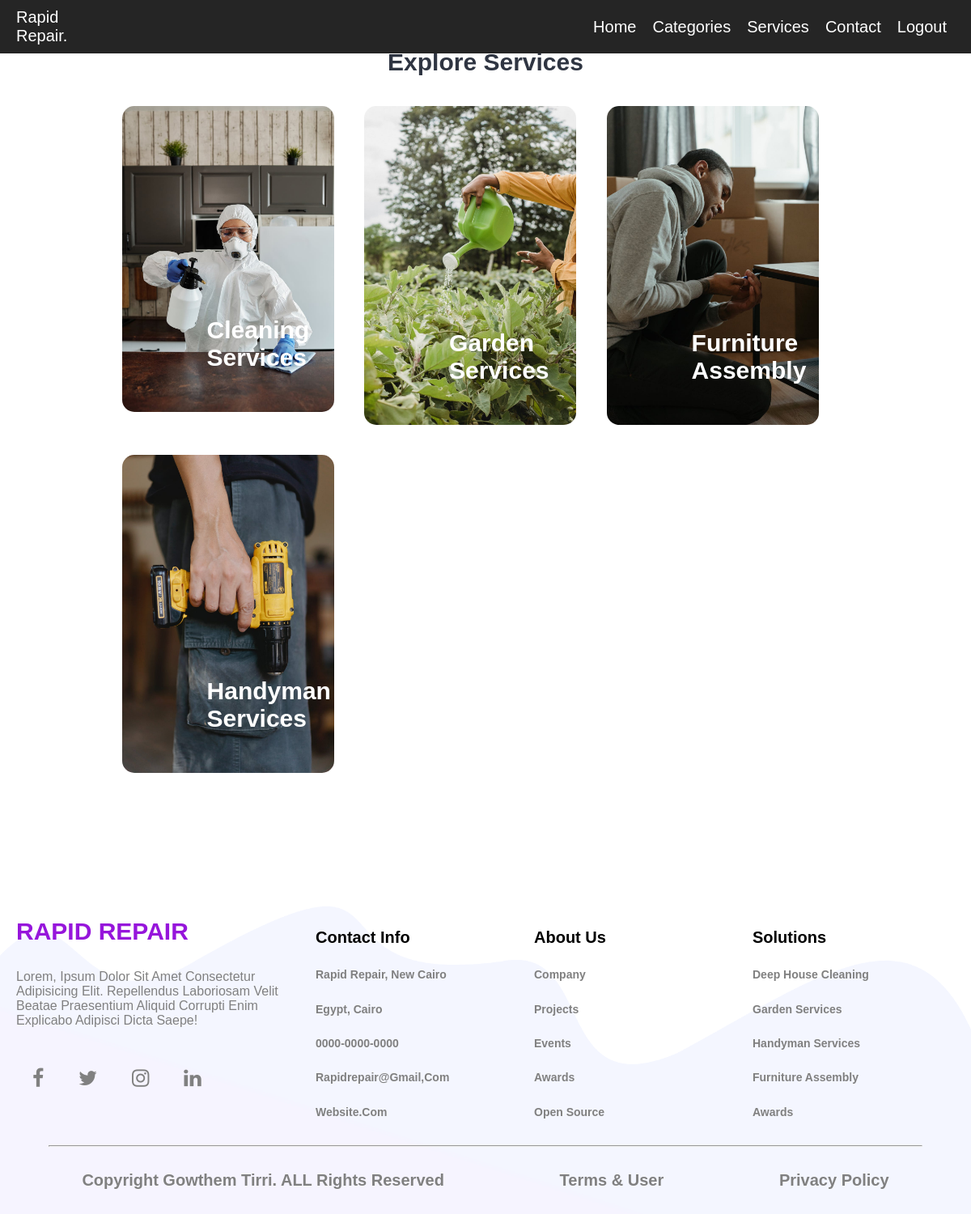
Screenshot of /categories.php (signed in) with the database file from the repository.
### tables this page shows
CREATE TABLE `tbl_category` (
  `id` int(11) UNSIGNED NOT NULL,
  `title` varchar(100) NOT NULL,
  `image_name` varchar(255) NOT NULL,
  `featured` varchar(10) NOT NULL,
  `active` varchar(10) NOT NULL
);

### categories.php (the view, shortened to what this page needs)
<?php include('partials-front/menu.php');
include "./config/constants.php";
if (isset($_SESSION['id']) && isset($_SESSION['user_name'])) {  ?>
        <section class="categories">
            <div class="container">
                <h2 class="text-center">Explore Services</h2>
                <?php
                    $sql = "SELECT * FROM tbl_category WHERE active='Yes'";
                    $res = mysqli_query($conn, $sql);
                    $count = mysqli_num_rows($res);
                    if($count>0)
                    {
                        while($row=mysqli_fetch_assoc($res))
                        {
                            $id = $row['id'];
                            $title = $row['title'];
                            $image_name = $row['image_name'];
                            ?>
                            <a href="<?php echo SITEURL; ?>category-service.php?category_id=<?php echo $id; ?>">
                                <div class="box-3 float-container">
                                    <?php
                                        if($image_name=="")
                                        {
                                            echo "<div class='error'>Image not found.</div>";
                                        }
                                        else
                                        {
                                            ?>
                                                <img src="<?php echo SITEURL; ?>images/category/<?php echo $image_name; ?>" alt="Pizza" class="img-responsive img-curve">
                                            <?php
                                        }
                                    ?>
                                    <h3 class="float-text text-white"><?php echo $title; ?></h3>
                                </div>
                            </a>
                            <?php
                        }
                    }
                    else
                    {
                        echo "<div class='error'>Category not found</div>";
                    }
                ?>
            </div>
        </section>
        <?php include('partials-front/footer.php'); ?>
    </body>
    </html>
<?php
}else
{
    header("location: login2.php");
    exit();
}
?>

### css/style-admin2.css (style rules this page uses)
:root { --color: #9615db; --gradient-1: linear-gradient(to bottom right, #7d7f80, #9615db); --gradient-2: linear-gradient(to bottom right, #d2d3d3, #7d7f80); --gradient-3: linear-gradient(to bottom right, #555759, #2d3032); --gradient-4: linear-gradient(to bottom right, #9615db, #d2d3d3); }
* { font-family: Arial, Helvetica, sans-serif; margin: 0; padding: 0; box-sizing: border-box; text-transform: capitalize; text-decoration: none; }
html { font-size: 62.5%; }
.container { width: 80%; margin: 0 auto; padding: 1%; }
.img-responsive { width: 100%; }
.img-curve { border-radius: 15px; }
.text-center { text-align: center; }
.text-white { color: white; }
a { color: #9615db; text-decoration: none; }
h2 { color: #2f3542; font-size: 3rem; margin-bottom: 2%; }
h3 { font-size: 3rem; }
.float-container { position: relative; }
.float-text { position: absolute; bottom: 50px; left: 40%; }
.categories { padding: 4% 0; }
.box-3 { width: 28%; float: left; margin: 2%; }

### rows the page displays
tbl_category: image_name (picture), title "Cleaning Services"
tbl_category: image_name (picture), title "Garden Services"
tbl_category: image_name (picture), title "Furniture Assembly"
tbl_category: image_name (picture), title "Handyman Services"
